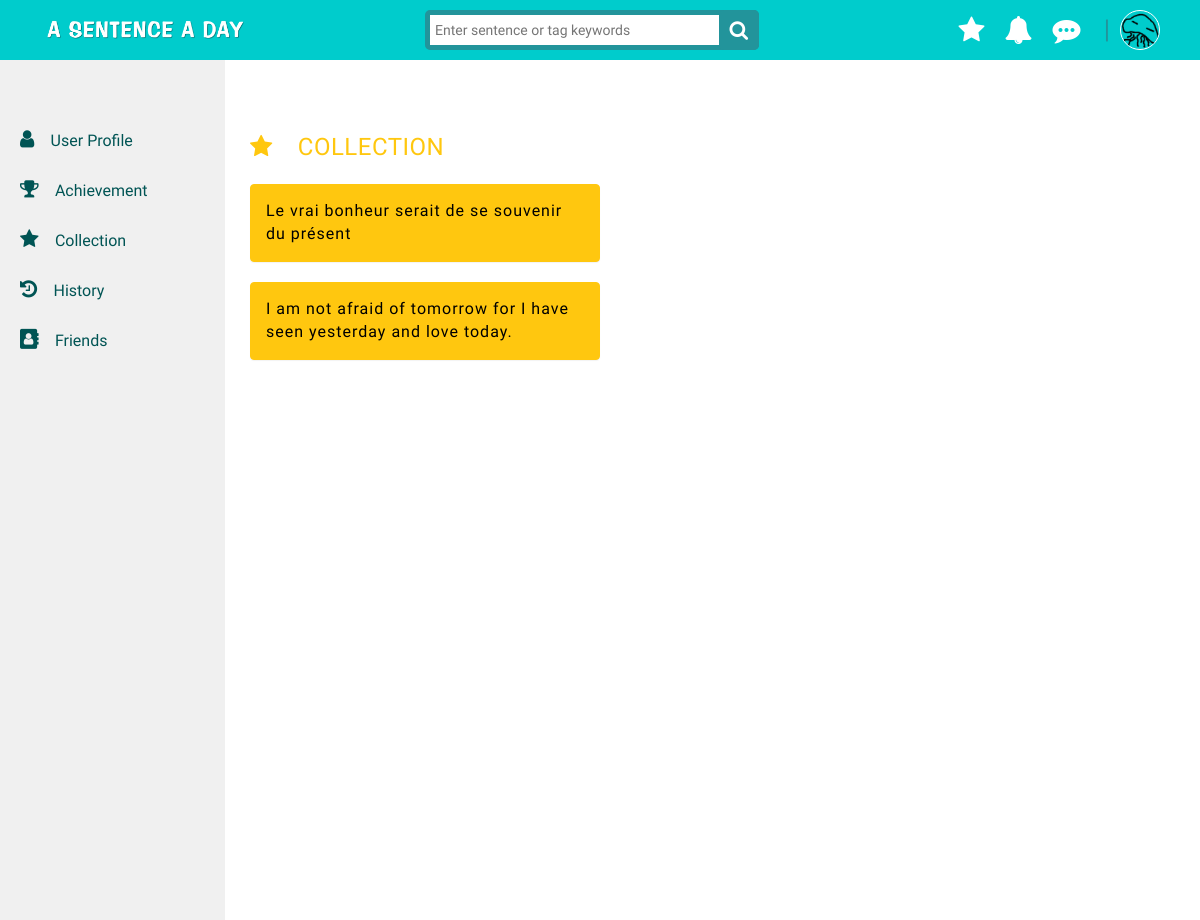
/user/collection/ (signed in), run on the app's committed database.
### sentence/models.py (models this page shows, shortened)
class User(models.Model):
	UID = models.AutoField(primary_key=True)
	UserName = models.CharField(max_length=50, null=False)
	Email = models.EmailField(max_length=254,unique = True)
	Password = models.CharField(max_length=50, null=False)
	SocialID = models.BigIntegerField(null=True,default=-1)
	UserIcon = models.ImageField(upload_to='static/media',default='/static/images/fish.png')
	NativeLanguage = models.ForeignKey('Language', on_delete=models.CASCADE)

class Collection(models.Model):
	SID = models.ForeignKey('Sentence', on_delete=models.CASCADE)
	UID = models.ForeignKey('User', on_delete=models.CASCADE)

class Sentence(models.Model):
	SID = models.AutoField(primary_key=True, null=False, unique=True)
	Date = models.DateTimeField(default=timezone.now, blank=True)
	Content = models.TextField()
	Sentence_tag = models.TextField(null=False, default='unknown')
	TopicID = models.ForeignKey('Topic',null=True,on_delete=models.CASCADE)
	UID = models.ForeignKey('User', on_delete=models.CASCADE)
	Likes = models.PositiveIntegerField(default=0)
	Views = models.PositiveIntegerField(default=0)
	Translation_count = models.PositiveIntegerField(default=0)

### sentence/views.py (the view)
# urls.py: url(r'^user/collection/', views.user_collection),
def user_collection(request):
    if request.session.get('UID'):
        get_uid = request.session.get('UID')
        collectionmodel = Collection.objects.filter(UID=get_uid)
        usermodel = User.objects.get(UID=get_uid)
        context = {'username': usermodel,'collection_model': collectionmodel,'extend_index': 'sentence/background.html'}
        return render(request, "sentence/user_collection.html",context)
    else:
        context = {'extend_index': 'sentence/background.html'}
        return render(request, "sentence/user_collection.html",context)

### sentence/templates/sentence/user_collection.html
{% extends 'sentence/userSidebar.html' %}
{% load staticfiles %}
{% block pagecontent1 %}
<div class="container-fluid collection">
    <div class="row">
        <div class="col-sm-4">
            <div class="profiletitle collection"><i class="fa fa-star"></i>&emsp;COLLECTION</div>
            {% for collection in collection_model %}
                <a href="{% url 'sentence_url' sid=collection.SID.SID%}" class="collection-link" style="text-decoration: none;">
                    <div class="panel panel-default collection">
                        <div class="panel-body collection">
                            {{ collection.SID.Content }}
                        </div>
                    </div>
                </a>
            {% endfor %}
            </div>
    </div>
</div>
{% endblock pagecontent1 %}

### sentence/templates/sentence/background.html (shortened to what this page needs)
{% load staticfiles %}
<!DOCTYPE html>
<html>
<head>
    <link rel="stylesheet" href="https://cdnjs.cloudflare.com/ajax/libs/normalize/5.0.0/normalize.min.css">
    <link rel="stylesheet" href="https://netdna.bootstrapcdn.com/bootstrap/3.3.7/css/bootstrap.min.css">
    <link rel="stylesheet" href="{% static 'icons-fonts/glyphicon-style.css' %}">
    <link href="https://file.myfontastic.com/aR4fpYP5juQuaFcCLbzkFZ/icons.css" rel="stylesheet">
    <link rel="stylesheet" href="https://maxcdn.bootstrapcdn.com/font-awesome/4.7.0/css/font-awesome.min.css">
    <link rel="stylesheet" href="{% static 'css/styles.css' %}">
    <link rel="stylesheet" href="{% static 'css/navbar.css' %}">
    <link rel="stylesheet" href="{% static 'css/textfield.css' %}">
    <link rel="stylesheet" href="{% static 'css/postcard.css' %}">
    <link rel="stylesheet" href="{% static 'css/sentence.css' %}">
    <link rel="stylesheet" href="{% static 'css/userMap.css' %}">
    <link rel="stylesheet" href="{% static 'css/userprofile.css' %}">
    <link href="{% static 'css/jqvmap.css' %}" media="screen" rel="stylesheet" type="text/css">
    <link rel="stylesheet" href="{% static 'css/sb-admin.css' %}">
    <link rel="stylesheet" href="{% static 'css/morris.css' %}">
    <link rel="stylesheet" href="https://code.jquery.com/ui/1.8.10/themes/smoothness/jquery-ui.css" type="text/css">
</head>
<body>
    <div class="header">
        <nav class="navbar-fixed-top" role="navigation">
            <div class="navbar header-1">
                <div class="container">
                    <div class="col-md-4 col-sm-6 col-xs-6">
                        <div class="header-logo">
                            <a href="/"> <img class="logo img-valign img-responsive" src="{% static 'images/logo2.png' %}"> </a>
                        </div>
                    </div>
                    <div class="col-md-5 col-sm-6 col-xs-6">
                        <form class="search">
                            <input class="searchTerm" placeholder="Enter sentence or tag keywords" />
                        </form>
                    </div>
                    <div class="col-md-3 col-sm-6 col-xs-6 header-mobile-sm">
                        {% if not username %}
                        <div class="header-sm">
                            <span class="before-login">
                                <button type="button" class="btn1 btn-default navbar-btn" id="login-btn" data-toggle="modal">Log In</button>
                            </span>
                            <span class="before-login">
                                <button type="button" class="btn1 btn-default navbar-btn" id="signup-btn" data-toggle="modal">Sign Up</button>
                            </span>
                        </div>
                            <div class="modal fade" id="login-modal" role="dialog">
                                <div class="modal-dialog">
                                    <div id="login-box">
                                        <div class="top" style="padding: 15px;">
                                            <button type="button" class="close" data-dismiss="modal" style="outline: 0;"><i class="fa fa-times"></i></button>
                                        </div>
                                        <div class="left">
                                            <h1>Welcome back!</h1>
                                            <form method = "POST" action = "/login/">
                                              {% csrf_token %}
                                              {{ form.as_p }}
                                                <input type="text" name="email" placeholder="E-mail" required>
                                                <input type="password" name="password" placeholder="Password" required>
                                                {% if wrongMessage %}
                                                <div class="errormsg"><h6>{{wrongMessage}}</h6></div>
                                                {% endif %}
                                                <input type="submit" class="loginButton" name="login_submit" value="Log in">
                                            </form>
                                        </div>
                                        <div class="login-right">
                                            <button  class="social-signin facebook facebook-login-btn">Log in with facebook</button>
                                            <button class="social-signin google" id="customBtn-login">Log in with Google</button>
                                        </div>
                                        <div class="login-or">OR</div>
                                        <div class="mobile-login-right">
                                            <span><a href="" class="sm sm-anim1 sm-facebook icon-ao-facebook" target="_blank"></a></span>
                                            <span><a href="" class="sm sm-anim1 sm-googleplus icon-ao-google" target="_blank"></a></span>
                                        </div>
                                    </div>
                                </div>
                            </div>
                            <div class="modal fade" id="signup-modal" role="dialog">
                                <div class="modal-dialog">
                                    <div id="signup-box">
                                        <div class="top" style="padding: 15px;">
                                            <button type="button" class="close" data-dismiss="modal" style="outline: 0;"><i class="fa fa-times"></i></button>
                                        </div>
                                        <div class="left">
                                            <h1>Create an account</h1>
                                            <form name="signupform" method="POST" action="/login/">
                                                {% csrf_token %}
                                                {{ form.as_p }}
                                                <input type="text" name="name" placeholder="Username" required>
                                                <input type="text" name="email" placeholder="E-mail" required>
                                                <input type="password" name="password" placeholder="Password" required>
                                                <input type="password" name="password" placeholder="Retype password" required>
                                                <input type="submit" class="signupBtn" name="signup_submit" value="Sign me up" />
                                            </form>
                                        </div>
                                        <div class="signup-right">
                                            <button class="signupBtn social-signin facebook facebook-login-btn">Sign up with facebook</button>
                                            <button class="signupBtn social-signin google" id="customBtn-signup">Sign up with Google</button>
                                        </div>
                                        <div class="signup-or">OR</div>
                                        <div class="mobile-signup-right">
                                            <span><a href="" class="sm sm-anim1 sm-facebook icon-ao-facebook" target="_blank"></a></span>
                                            <span><a href="" class="sm sm-anim1 sm-googleplus icon-ao-google" target="_blank"></a></span>
                                        </div>
                                    </div>
                                </div>
                            </div>
                        {% else %}
                        <div class="header-sm favorite">
                            <span class="after-login">
                                  <a href="/user/collection" class="dropdown-toggle" role="button" aria-expanded="false">
                                    <i class="fa fa-star" style="font-size: 28px; color:#fff;"></i>
                                  </a>
                            </span>
                        </div>
                        <div class="header-sm notification">
                            <span class="after-login">
                                  <a href="#" class="dropdown-toggle" data-toggle="dropdown" role="button" aria-expanded="false">
                                    <i class="fa fa-bell" style="font-size: 28px; color:#fff;"></i>
                                  </a>
                            </span>
                        </div>
                        <div class="header-sm messageboard">
                            <span class="after-login">
                                  <a href="" class="dropdown-toggle" id="user-messageboard" data-toggle="dropdown" role="button" aria-expanded="false">
                                    <i class="fa fa-commenting" style="font-size: 28px; color:#fff;"></i>
                                  </a>
                            </span>
                        </div>
                        <span style="color:#22949b; font-size: 26px;">&ensp;|</span>
                        <div class="header-sm user">
                            <span class="after-login">
                                  <a href="#" class="dropdown-toggle" data-toggle="dropdown" role="button" aria-expanded="false">
                                  {% if username %}
                                    {% if username.SocialID == -1 %}
                                    <img src="{{ username.UserIcon.url }}" height="40" width="40" id="user-pic">
                                    {% else %}
                                    <img src="{{ username.UserIcon }}" height="40" width="40" id="user-pic">
                                    {% endif%}
                                  {% else %}
                                    <i class="fa fa-user-circle" style="font-size: 30px; color:#FFF" id="user-pic"></i>
                                  {% endif %}
                                  </a>
                            </span>
                        </div>
                        {% endif %}
                    </div>
                </div>
            </div>
        </nav>
    </div>
    <div class="message" style="display: block;">
    </div>
    <div class="body"> {% block content1 %} {% endblock content1 %} </div>
</body>
</html>

### sentence/static/css/styles.css (style rules this page uses)
html, head, body { height: 100%; background: white; font-family: 'Raleway', sans-serif; -webkit-font-smoothing: antialiased; }
body { padding-top: 30px; }
.body { margin-top: 80px; }

### sentence/static/css/navbar.css (style rules this page uses)
.img-valign { -webkit-transform: translateY(-50%); -moz-transform: translateY(-50%); -ms-transform: translateY(-50%); -o-transform: translateY(-50%); transform: translateY(-50%); }
.logo { width: 200px; float: left; }
.img-valign { position: relative; top: 50%; }
.navbar { min-height: inherit; }
input { outline: none; }
.header-1 { height: 60px; background: #00CCCC; margin-bottom: 0; border: none; border-radius: 0; }
.header-logo { position: relative; margin-top: 30px; }
.header-mobile-sm { height: 60px; padding: 0; display: flex; justify-content: flex-end; align-items: center; }
.header-sm span { padding: 10px; }
.search { width: 75%; position: relative; margin-top: 10px; }
.search:before { position: absolute; top: 0; right: 0; width: 40px; height: 40px; line-height: 40px; font-family: 'FontAwesome'; content: '\f002'; font-size: 20px; background: #22949b; text-align: center; color: #fff; border-radius: 5px; -webkit-font-smoothing: subpixel-antialiased; font-smooth: always; }
.searchTerm { -moz-box-sizing: border-box; -webkit-box-sizing: border-box; box-sizing: border-box; width: 100%; border: 5px solid #22949b; padding: 5px; height: 40px; border-radius: 5px; outline: none; }
.after-login a { text-decoration: none; }
#user-pic { border-radius: 60%; border: 1.5px solid #fff; }

### sentence/static/css/userMap.css (style rules this page uses)
.message { color: white; background: #337ab7; position: relative; margin: 0px 5px; display: inline-block; word-break: break-all; max-width: 100%; padding: 5px; border-radius: 10px; text-align: left; }

### sentence/static/css/userprofile.css (style rules this page uses)
.profiletitle { font-size: 24px; margin-bottom: 20px; letter-spacing: 0.5px; color: #00CCCC; }
.panel-body { word-wrap: break-word; }
.profiletitle.collection { color: #ffc70f; }
.panel-default.collection { width: 350px; background-color: #ffc70f; border-color: #ffc70f; font-size: 16px; letter-spacing: 1px; }
.collection-link { color: #000; }

### data on the page
User: UserIcon (picture)
Collection: SID.Content "Le vrai bonheur serait de se souvenir du présent"
Collection: SID.Content "I am not afraid of tomorrow for I have seen yesterday and love today."
